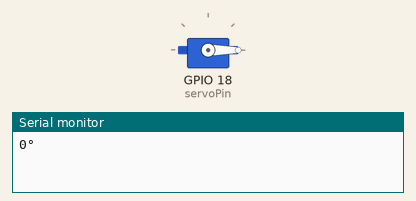
A sketch run on a simulated ESP32. Shown: servo, the last lines printed to the serial monitor.

Above: at 0.05 s.
At 1.5 s:
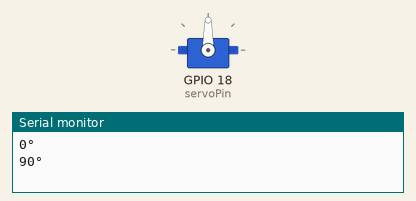
At 3.0 s:
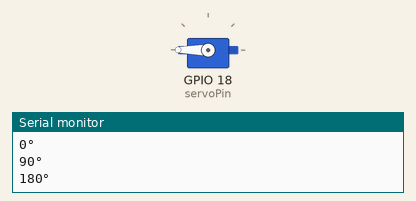
Timing chart, 0 to 6.9 s (numbered marks = the images above):
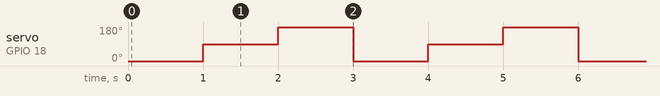

Measured:
- by itself, servo on GPIO 18 (servoPin): repeats every 3.0 s: 180° 1.0 s, 0° 1.0 s, 90° 1.0 s

The sketch:

01_banc_servo.ino
```cpp
/*
 * 01_banc_servo
 * Projet Bateau autopiloté · Année 2 (2025-2026) · Banc de test EEE & MIA
 * Auteur : William JUNIOR-ABO
 *
 * Test 1 — Servo de direction (safran) : balayage 0° → 90° → 180°.
 * Résultat attendu : débattement complet 0-180°. Carte : ESP32 · Bibliothèque : ESP32Servo.
 *
 * Source : rapport individuel « Test bench — Report MIA & EEE » (capture du code).
 */
#include <ESP32Servo.h>

Servo testServo;
const int servoPin = 18;

void setup() {
  Serial.begin(115200);
  testServo.attach(servoPin, 500, 2400);  // impulsions 500-2400 µs
}

void loop() {
  Serial.println("0°");
  testServo.write(0);
  delay(1000);

  Serial.println("90°");
  testServo.write(90);
  delay(1000);

  Serial.println("180°");
  testServo.write(180);
  delay(1000);
}
```
